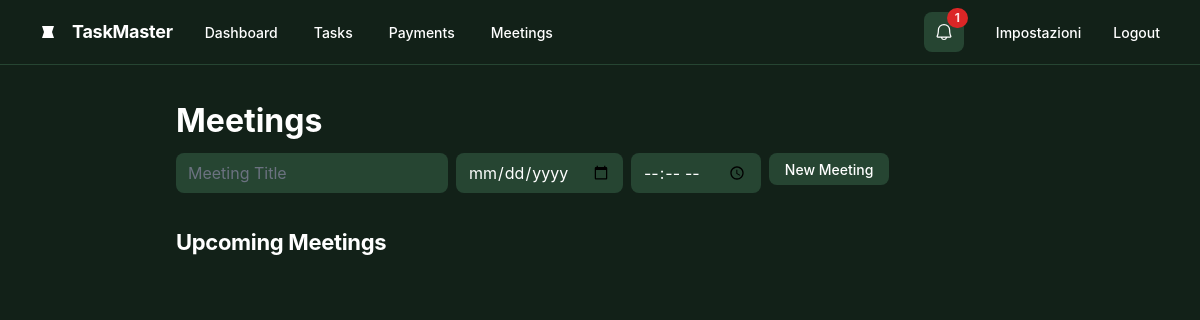
/meeting (signed in), run on an earlier commit of the app's database.
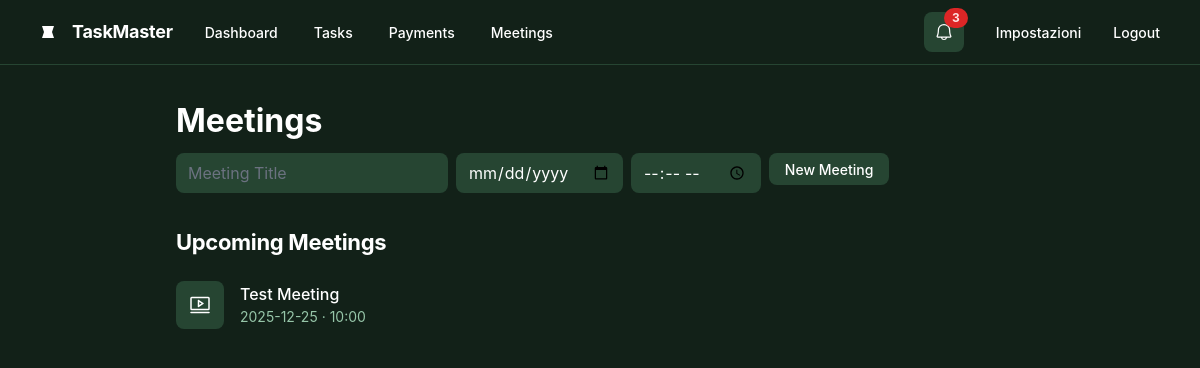
And on a later commit of the database.
### tables this page shows
CREATE TABLE meetings (
                    id INTEGER PRIMARY KEY AUTOINCREMENT,
                    title TEXT NOT NULL,
                    date TEXT NOT NULL,
                    time TEXT NOT NULL,
                    user_id INTEGER,
                    FOREIGN KEY(user_id) REFERENCES users(id)
                );

### app.py (the view)
@app.route('/meeting')
@login_required
def meeting():
    db = get_db()
    meetings = db.execute('SELECT * FROM meetings ORDER BY date, time').fetchall()
    return render_template('meeting.html', meetings=meetings)

### app.py (called while the page is built)
@app.before_request
def before_request():
    if 'language' in session:
        g.locale = session['language']
    else:
        g.locale = request.accept_languages.best_match(app.config['LANGUAGES'].keys())

def get_db():
    db = getattr(g, '_database', None)
    if db is None:
        db = g._database = sqlite3.connect(DATABASE)
        db.row_factory = sqlite3.Row
    return db

@app.teardown_appcontext
def close_connection(exception):
    db = getattr(g, '_database', None)
    if db is not None:
        db.close()

def login_required(f):
    @wraps(f)
    def decorated_function(*args, **kwargs):
        if 'user_id' not in session:
            return redirect(url_for('login'))
        return f(*args, **kwargs)
    return decorated_function

### templates/meeting.html (shortened to what this page needs)
{% extends "layout.html" %}
{% block content %}
<div class="flex flex-wrap justify-between gap-3 p-4">
  <p class="text-white tracking-light text-[32px] font-bold leading-tight min-w-72">{{ _('Meetings') }}</p>
  <form action="{{ url_for('new_meeting') }}" method="post" class="flex gap-2">
      <input type="text" name="title" placeholder="{{ _('Meeting Title') }}" class="form-input bg-[#264532] text-white rounded-lg border-none focus:ring-0">
      <input type="date" name="date" class="form-input bg-[#264532] text-white rounded-lg border-none focus:ring-0">
      <input type="time" name="time" class="form-input bg-[#264532] text-white rounded-lg border-none focus:ring-0">
      <button type="submit" class="flex min-w-[84px] max-w-[480px] cursor-pointer items-center justify-center overflow-hidden rounded-lg h-8 px-4 bg-[#264532] text-white text-sm font-medium leading-normal">
          <span class="truncate">{{ _('New Meeting') }}</span>
      </button>
  </form>
</div>
<h2 class="text-white text-[22px] font-bold leading-tight tracking-[-0.015em] px-4 pb-3 pt-5">{{ _('Upcoming Meetings') }}</h2>
{% for meeting in meetings %}
<div class="flex items-center gap-4 bg-[#122118] px-4 min-h-[72px] py-2">
  <div class="text-white flex items-center justify-center rounded-lg bg-[#264532] shrink-0 size-12" data-icon="Video" data-size="24px" data-weight="regular">
  </div>
  <div class="flex flex-col justify-center">
    <p class="text-white text-base font-medium leading-normal line-clamp-1">{{ meeting.title }}</p>
    <p class="text-[#96c5a8] text-sm font-normal leading-normal line-clamp-2">{{ meeting.date }} · {{ meeting.time }}</p>
  </div>
</div>
{% endfor %}
{% endblock %}

What changed in the data, as far as the page shows it:
added meetings: title "Test Meeting", date "2025-12-25", time "10:00"
Also different on the page:
{{ notifications|length }}: "1" → "3"
